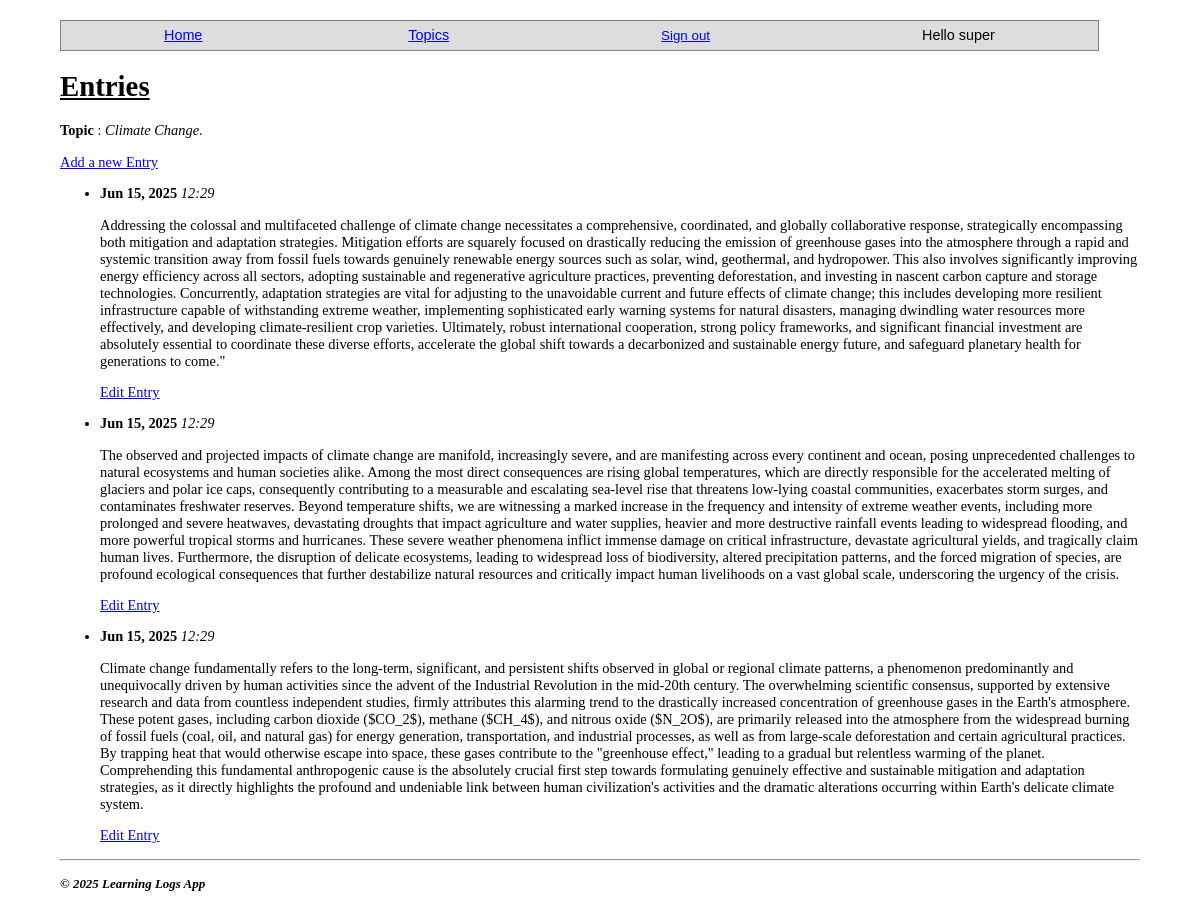
/topic/2/ (signed in), run on the app's committed database.
### learning_log/models.py (models this page shows, shortened)
class Topic(models.Model):
    text = models.CharField(max_length=200)
    owner = models.ForeignKey(User, on_delete=models.CASCADE)
    date_added = models.DateTimeField(auto_now_add=True)

class Entry(models.Model):
    topic = models.ForeignKey(Topic, on_delete=models.CASCADE)
    text = models.TextField()
    date_added = models.DateTimeField(auto_now_add=True)
    class Meta:
        verbose_name_plural = 'entries'

### learning_log/views.py (the view)
# urls.py: path('topic/<int:topic_id>/', views.topic, name='topic'),
@login_required
def topic(request, topic_id):
    topic = Topic.objects.get(id=topic_id)
    entries = topic.entry_set.order_by('-date_added')
    if request.user != topic.owner:
        raise Http404
    context = {'topic': topic, 'entries': entries}
    return render(request, 'learning_log/topic.html', context)

### learning_log/templates/learning_log/topic.html (shortened to what this page needs)
{% extends 'learning_log/base.html' %}
{% block content %}
<h1>Entries</h1>
<p><b>Topic</b> : <i>{{ topic.text }}</i>.</p>
<p>
    <a href="{% url 'learning_log:new_entry' topic.id %}">Add a new Entry</a>
</p>
<ul>
    {% for entry in entries %}
        <li>
            <p>
                <b>{{ entry.date_added|date:'M d, Y' }}</b>
                <i>{{ entry.date_added|date:' H:i' }}</i>
            </p>
            <p>{{ entry.text|linebreaks }}</p>
            <p>
                <a href="{% url 'learning_log:edit_entry' entry.id %}">Edit Entry</a>
            </p>
        </li>
    {% empty %}
        <li>No entries added for this topic!</li>
    {% endfor %}
</ul>
{% endblock content %}

### learning_log/templates/learning_log/base.html (shortened to what this page needs)
{% load static %}
<!DOCTYPE html>
<html>
    <head>
        <link rel="stylesheet" href="{% static 'learning_log/css/base_styles.css' %}">
    </head>
    <body>
        <div class="nav-bar">
            <p>
                <div id="nav">
                    <a href="{% url 'learning_log:index' %}">Home</a>
                </div>
                <div id="nav">
                    <a href="{% url 'learning_log:topics' %}">Topics</a>
                </div>
            {% if user.is_authenticated %}
                <div id="nav">
                    <form action="{% url 'accounts:logout' %}" method="post">
                        <button name="submit" id="logout-button">Sign out</button>
                    </form>
                </div>
                <div id="nav">Hello {{ user.username }}</div>
            {% else %}
                <div id="nav"><a href="{% url 'accounts:login' %}">Login</a></div>
                <div id="nav"><a href="{% url 'accounts:register' %}">Register</a></div>
            {% endif %}
            </p>
        </div>
        <div id="content">
        {% block content %}
        {% endblock content %}
        </div>
        <hr>
        <div class="footer">
            <p>
                <b><i style="font-size:0.9em;">&copy; 2025 Learning Logs App</i></b>
            </p>
        </div>
    </body>
</html>

### learning_log/static/learning_log/css/base_styles.css (style rules this page uses)
html { background-color: white; font-size: 0.9em; }
body { padding: 10px; width: 90%; background-color: #fff; color: black; margin: auto; border-radius: 10px; margin-top: 10px; margin-bottom: 10px; height: max-content; }
#content { min-height: 80vh; }
h1, h2 { text-decoration: underline; }
.nav-bar { width: 96%; font-family: sans-serif; font-size: 1em; border: 0.1mm solid gray; background: #dddddd; display: flex; }
#logout-button { border: none !important; text-decoration: underline !important; color: blue !important; background: none; }
#nav { margin: auto; }

### data on the page
Topic: text "Climate Change"
Entry: date_added "Jun 15, 2025", date_added "12:29", text "Addressing the colossal and multifaceted challenge of climate change necessitates a comprehensive, coordinated, and globally collaborative response, strategically encompassing both mitigation and adaptation strategies. Mitigation efforts are squarely focused on drastically reducing the emission of greenhouse gases into the atmosphere through a rapid and systemic transition away from fossil fuels towards genuinely renewable energy sources such as solar, wind, geothermal, and hydropower. This also involves significantly improving energy efficiency across all sectors, adopting sustainable and regenerative agriculture practices, preventing deforestation, and investing in nascent carbon capture…"
Entry: date_added "Jun 15, 2025", date_added "12:29", text "The observed and projected impacts of climate change are manifold, increasingly severe, and are manifesting across every continent and ocean, posing unprecedented challenges to natural ecosystems and human societies alike. Among the most direct consequences are rising global temperatures, which are directly responsible for the accelerated melting of glaciers and polar ice caps, consequently contributing to a measurable and escalating sea-level rise that threatens low-lying coastal communities, exacerbates storm surges, and contaminates freshwater reserves. Beyond temperature shifts, we are witnessing a marked increase in the frequency and intensity of extreme weather events, including more…"
Entry: date_added "Jun 15, 2025", date_added "12:29", text "Climate change fundamentally refers to the long-term, significant, and persistent shifts observed in global or regional climate patterns, a phenomenon predominantly and unequivocally driven by human activities since the advent of the Industrial Revolution in the mid-20th century. The overwhelming scientific consensus, supported by extensive research and data from countless independent studies, firmly attributes this alarming trend to the drastically increased concentration of greenhouse gases in the Earth's atmosphere. These potent gases, including carbon dioxide ($CO_2$), methane ($CH_4$), and nitrous oxide ($N_2O$), are primarily released into the atmosphere from the widespread burning of…"

### other printed values
{{ user.username }} "super"
